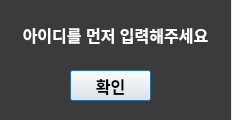
<?xml version="1.0" encoding="UTF-8"?>
<ui version="4.0">
 <class>Dialog</class>
 <widget class="QDialog" name="Dialog">
  <property name="geometry">
   <rect>
    <x>0</x>
    <y>0</y>
    <width>232</width>
    <height>120</height>
   </rect>
  </property>
  <property name="windowTitle">
   <string>Dialog</string>
  </property>
  <widget class="QLabel" name="car_bg">
   <property name="geometry">
    <rect>
     <x>0</x>
     <y>0</y>
     <width>231</width>
     <height>121</height>
    </rect>
   </property>
   <property name="styleSheet">
    <string notr="true">background-color: rgb(59, 59, 59);</string>
   </property>
   <property name="text">
    <string/>
   </property>
   <property name="alignment">
    <set>Qt::AlignCenter</set>
   </property>
  </widget>
  <widget class="QLabel" name="label">
   <property name="geometry">
    <rect>
     <x>20</x>
     <y>20</y>
     <width>191</width>
     <height>30</height>
    </rect>
   </property>
   <property name="styleSheet">
    <string notr="true">font: bold 16px;
color: white;</string>
   </property>
   <property name="text">
    <string>아이디를 먼저 입력해주세요</string>
   </property>
   <property name="alignment">
    <set>Qt::AlignCenter</set>
   </property>
  </widget>
  <widget class="QPushButton" name="alert_ok">
   <property name="geometry">
    <rect>
     <x>70</x>
     <y>70</y>
     <width>81</width>
     <height>31</height>
    </rect>
   </property>
   <property name="styleSheet">
    <string notr="true">font: bold 16px;
color: black;</string>
   </property>
   <property name="text">
    <string>확인</string>
   </property>
  </widget>
 </widget>
 <resources/>
 <connections/>
</ui>
